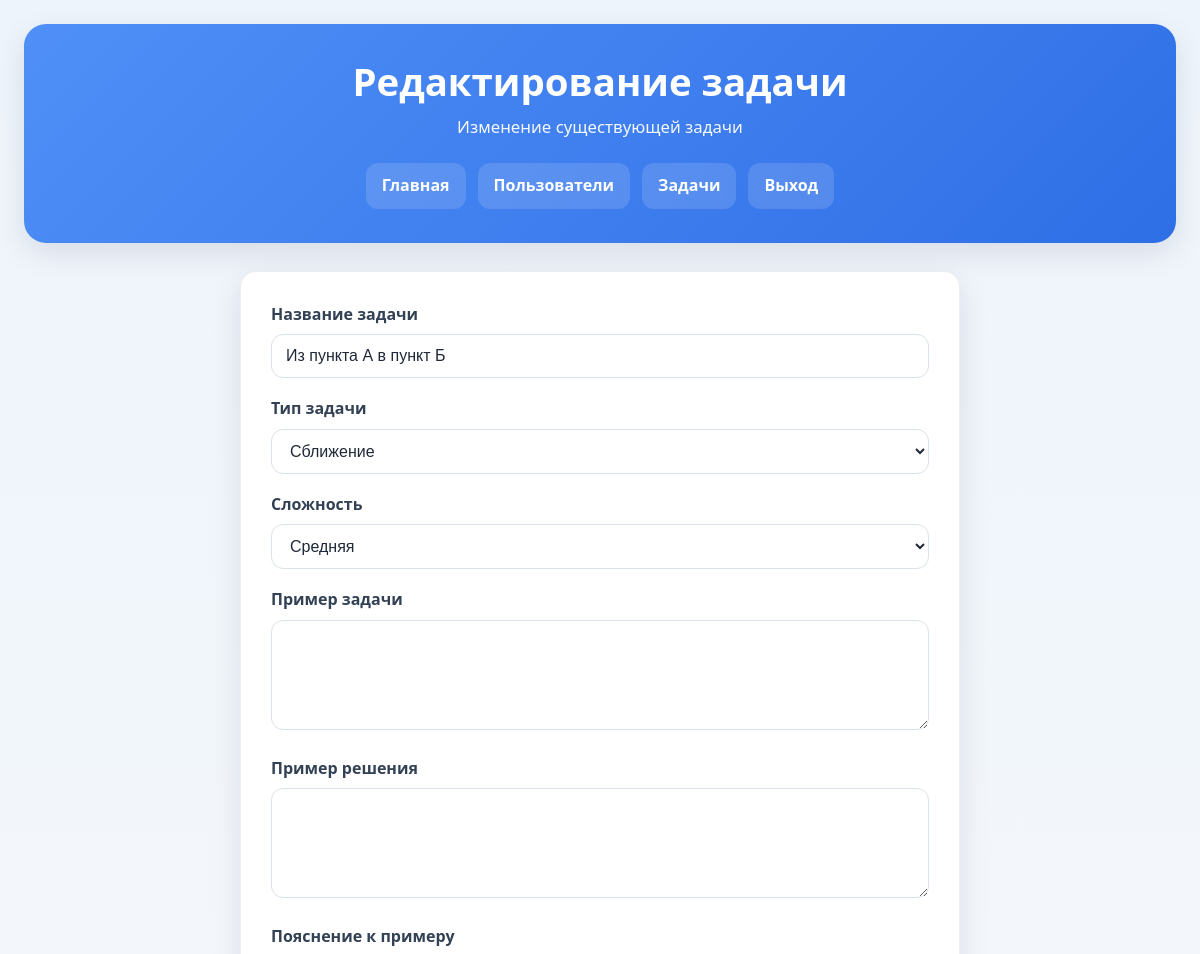
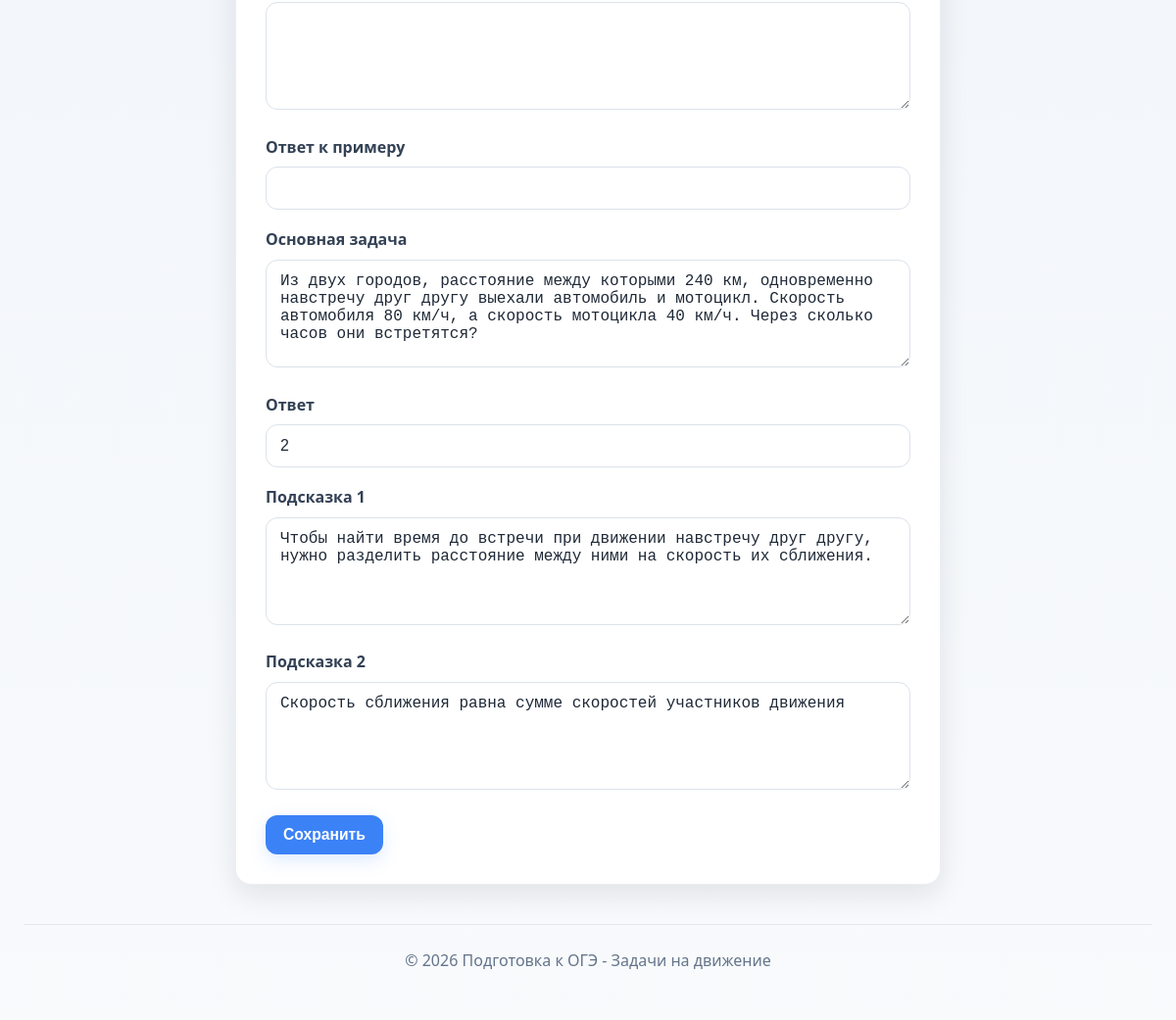
The page /teacher/add_task.php?id=18 (signed in) on the database its author committed (2 pictures, top to bottom).
### tables this page shows
CREATE TABLE `tasks` (
  `id` int(11) NOT NULL,
  `title` varchar(200) NOT NULL,
  `task_type` enum('sblizhenie','udalenie','dogonka','vstrecha') NOT NULL,
  `example_condition` text NOT NULL,
  `example_solution` text NOT NULL,
  `example_explanation` text NOT NULL,
  `example_answer` varchar(100) NOT NULL,
  `task_condition` text NOT NULL,
  `task_answer` varchar(100) NOT NULL,
  `difficulty` enum('easy','medium','hard') DEFAULT 'medium',
  `created_by` int(11) DEFAULT NULL,
  `created_at` timestamp NULL DEFAULT current_timestamp(),
  `correct_steps` longtext DEFAULT NULL CHECK (json_valid(`correct_steps`)),
  `hint1` text DEFAULT NULL,
  `hint2` text DEFAULT NULL
);

### teacher/add_task.php (the view, shortened to what this page needs)
<?php
$db = new Database();
$conn = $db->getConnection();
$user_id = $_SESSION['user_id'];
$user_type = $_SESSION['user_type'];
$task = [
    'title' => '',
    'task_type' => 'sblizhenie',
    'example_condition' => '',
    'example_solution' => '',
    'example_explanation' => '',
    'example_answer' => '',
    'task_condition' => '',
    'task_answer' => '',
    'difficulty' => 'medium',
    'hint1' => '',
    'hint2' => '',
    'correct_steps' => null
];
if (isset($_GET['id']) && ctype_digit($_GET['id'])) {
    $task_id = (int)$_GET['id'];
    if ($user_type === 'admin') {
        $stmt = $conn->prepare("SELECT * FROM tasks WHERE id = ?");
        $stmt->execute([$task_id]);
    } else {
        $stmt = $conn->prepare("SELECT * FROM tasks WHERE id = ? AND created_by = ?");
        $stmt->execute([$task_id, $user_id]);
    }
    $found = $stmt->fetch();
    if ($found) {
        $task = array_merge($task, $found);
    } else {
        $_SESSION['error'] = 'Задача не найдена или нет прав на редактирование';
        header('Location: tasks.php');
        exit();
    }
}
require_once '../includes/header.php';
?>
<div class="form-container">
<form method="POST">
    <div class="form-group">
        <label>Название задачи</label>
        <input type="text" name="title" required value="<?php echo htmlspecialchars($task['title']); ?>">
    </div>
    <div class="form-group">
        <label>Тип задачи</label>
        <select name="task_type" required>
            <option value="sblizhenie" <?php echo $task['task_type'] === 'sblizhenie' ? 'selected' : ''; ?>>Сближение</option>
        </select>
    </div>
    <div class="form-group">
        <label>Сложность</label>
        <select name="difficulty" required>
            <option value="medium" <?php echo $task['difficulty'] === 'medium' ? 'selected' : ''; ?>>Средняя</option>
        </select>
    </div>
    <div class="form-group">
        <label>Пример задачи</label>
        <textarea name="example_condition"><?php echo htmlspecialchars($task['example_condition']); ?></textarea>
    </div>
    <div class="form-group">
        <label>Пример решения</label>
        <textarea name="example_solution"><?php echo htmlspecialchars($task['example_solution']); ?></textarea>
    </div>
    <div class="form-group">
        <label>Пояснение к примеру</label>
        <textarea name="example_explanation"><?php echo htmlspecialchars($task['example_explanation']); ?></textarea>
    </div>
    <div class="form-group">
        <label>Ответ к примеру</label>
        <input type="text" name="example_answer" value="<?php echo htmlspecialchars($task['example_answer']); ?>">
    </div>
    <div class="form-group">
        <label>Основная задача</label>
        <textarea name="task_condition" required><?php echo htmlspecialchars($task['task_condition']); ?></textarea>
    </div>
    <div class="form-group">
        <label>Ответ</label>
        <input type="text" name="task_answer" required value="<?php echo htmlspecialchars($task['task_answer']); ?>">
    </div>
    <div class="form-group">
        <label>Подсказка 1</label>
        <textarea name="hint1"><?php echo htmlspecialchars($task['hint1']); ?></textarea>
    </div>
    <div class="form-group">
        <label>Подсказка 2</label>
        <textarea name="hint2"><?php echo htmlspecialchars($task['hint2']); ?></textarea>
    </div>
    <button class="btn btn-primary">Сохранить</button>
</form>
</div>
<?php require_once '../includes/footer.php'; ?>

### assets/css/style.css (style rules this page uses)
* { margin: 0; padding: 0; box-sizing: border-box; }
:root { --bg: #f4f7fb; --surface: #ffffff; --surface-soft: #f8fafc; --text: #1f2937; --muted: #6b7280; --primary: #3b82f6; --primary-dark: #2563eb; --secondary: #64748b; --success: #16a34a; --danger: #dc2626; --warning: #d97706; --border: #e5e7eb; --shadow-sm: 0 4px 14px rgba(15, 23, 42, 0.06); --shadow-md: 0 10px 30px rgba(15, 23, 42, 0.10); --radius: 16px; --radius-sm: 10px; }
body { font-family: 'Segoe UI', Tahoma, Geneva, Verdana, sans-serif; background: linear-gradient(180deg, #eef4fb 0%, #f8fafc 100%); color: var(--text); line-height: 1.6; }
.auth-form, .form-container { max-width: 720px; margin: 0 auto; background: var(--surface); padding: 30px; border-radius: var(--radius); box-shadow: var(--shadow-md); border: 1px solid rgba(229, 231, 235, 0.7); }
.form-group { margin-bottom: 18px; }
.form-group label { display: block; margin-bottom: 7px; font-weight: 700; color: #334155; }
.form-group input, .form-group select, .form-group textarea { width: 100%; padding: 12px 14px; border: 1.5px solid #dbe2ea; border-radius: 12px; font-size: 1rem; background: #fff; color: var(--text); transition: all 0.2s ease; }
.form-group textarea { resize: vertical; min-height: 110px; }
.btn { display: inline-flex; align-items: center; justify-content: center; gap: 8px; padding: 11px 18px; background: var(--primary); color: white; border: none; border-radius: 12px; text-decoration: none; cursor: pointer; font-size: 0.98rem; font-weight: 700; transition: all 0.2s ease; box-shadow: 0 6px 18px rgba(59, 130, 246, 0.16); }
.btn-primary { background: var(--primary); }

### rows shown on the page
tasks: title "Из пункта А в пункт Б", task_type "Сближение", difficulty "Средняя", task_condition "Из двух городов, расстояние между которыми 240 км, одновременно навстречу друг другу выехали автомобиль и мотоцикл. Скорость автомобиля 80 км/ч, а скорость мотоцикла 40 км/ч. Через сколько часов они встретятся?", task_answer "2", hint1 "Чтобы найти время до встречи при движении навстречу друг другу, нужно разделить расстояние между ними на скорость их сближения.", hint2 "Скорость сближения равна сумме скоростей участников движения"

### other values the page prints
$page_heading "Редактирование задачи"
$page_subtitle "Изменение существующей задачи"
$label "Главная"
$label "Пользователи"
$label "Задачи"
$label "Выход"
SITE_NAME "Подготовка к ОГЭ - Задачи на движение"
